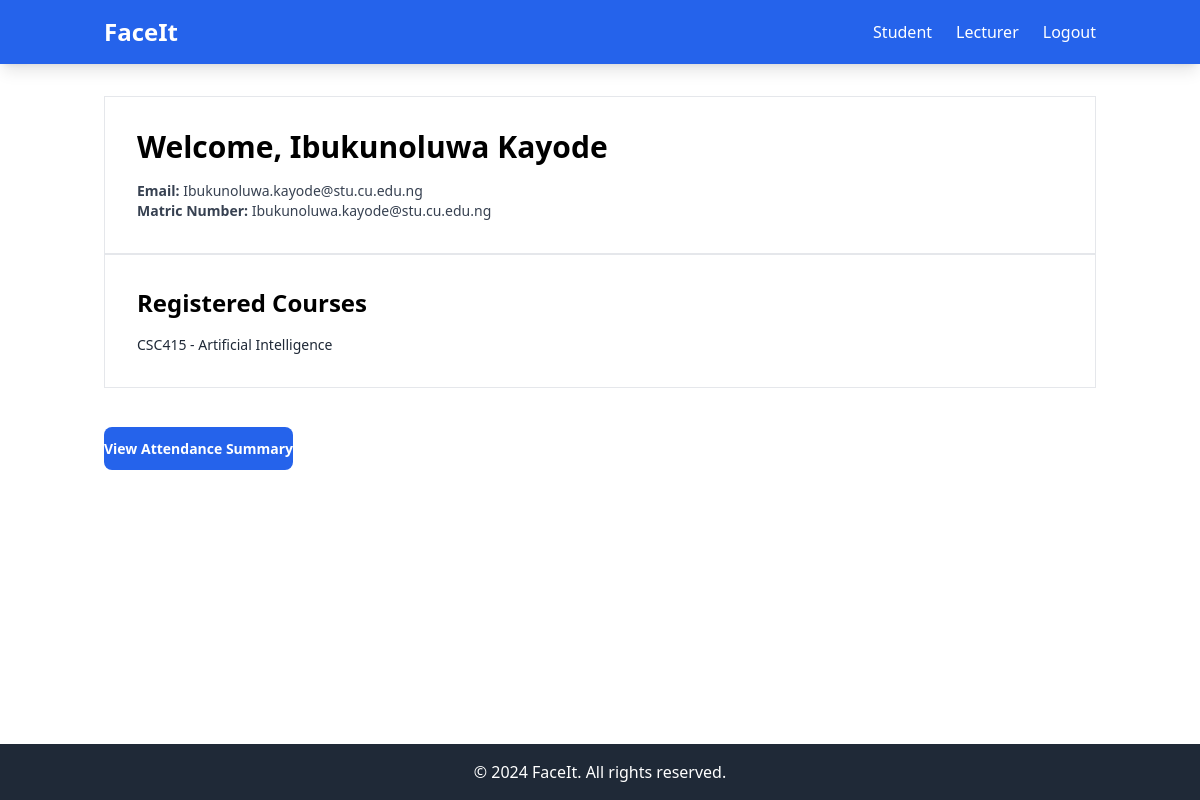
/attendance/ (signed in), run on the app's committed database.
### attendance/models.py (models this page shows, shortened)
class Student(AbstractBaseUser):
    matric_number = models.CharField(max_length=15, unique=True)
    name = models.CharField(max_length=100)
    email = models.EmailField(unique=True, blank=True, null=True)
    face_embedding = models.JSONField(null=True, blank=True)
    courses = models.ManyToManyField('Course', related_name='students')
    password = models.CharField(max_length=256)
    USERNAME_FIELD = 'matric_number'
    REQUIRED_FIELDS = []
    objects = UserManager()

class Course(models.Model):
    course_code = models.CharField(max_length=10, unique=True)
    course_name = models.CharField(max_length=100)
    description = models.TextField(blank=True, null=True)

### attendance/views.py (the view)
# urls.py: path('', student_page, name='student_page'),
@student_login_required
def student_page(request):
    student = Student.objects.get(id=request.session['student_id'])
    courses = student.courses
    return render(request, 'attendance/student_main.html', {"courses": courses, "student": student})

### attendance/templates/attendance/student_main.html (shortened to what this page needs)
{% extends "base.html" %}
{% block content %}
<div class="max-w-4xl mx-auto py-10 px-6">
    <div class="bg-white rounded-xl shadow-md p-8 mb-8 border border-gray-200">
        <h1 class="text-3xl font-bold text-blue-800 mb-4">Welcome, {{ student.name }}</h1>
        <div class="grid md:grid-cols-2 gap-4 text-gray-700 text-sm">
            <p><span class="font-semibold">Email:</span> {{ student.email }}</p>
            <p><span class="font-semibold">Matric Number:</span> {{ student.matric_number }}</p>
        </div>
    </div>
    <div class="bg-white rounded-xl shadow-md p-8 mb-8 border border-gray-200">
        <h2 class="text-2xl font-semibold text-blue-700 mb-4">Registered Courses</h2>
        {% if courses.all %}
            <ul class="list-disc list-inside space-y-2 text-gray-800 text-sm">
                {% for course in courses.all %}
                    <li class="pl-2">{{ course.course_code }} - {{ course.course_name }}</li>
                {% endfor %}
            </ul>
        {% else %}
            <p class="text-gray-500 mb-2">You haven't registered for any courses yet.</p>
            <a href="{% url 'attendance:course_registration' %}" class="text-blue-600 hover:underline text-sm">
                Register Courses →
            </a>
        {% endif %}
    </div><br><br>
    <div class="text-right">
        <a href="{% url 'attendance:attendance-summary' %}"
           class="inline-block bg-blue-600 hover:bg-blue-700 text-white text-sm font-semibold px-5 py-3 rounded-lg shadow">
            View Attendance Summary
        </a>
    </div>
</div>
{% endblock %}

### data on the page
Student: name "Ibukunoluwa Kayode", email "Ibukunoluwa.kayode@stu.cu.edu.ng", matric_number "Ibukunoluwa.kayode@stu.cu.edu.ng"
Course: course_code "CSC415", course_name "Artificial Intelligence"
